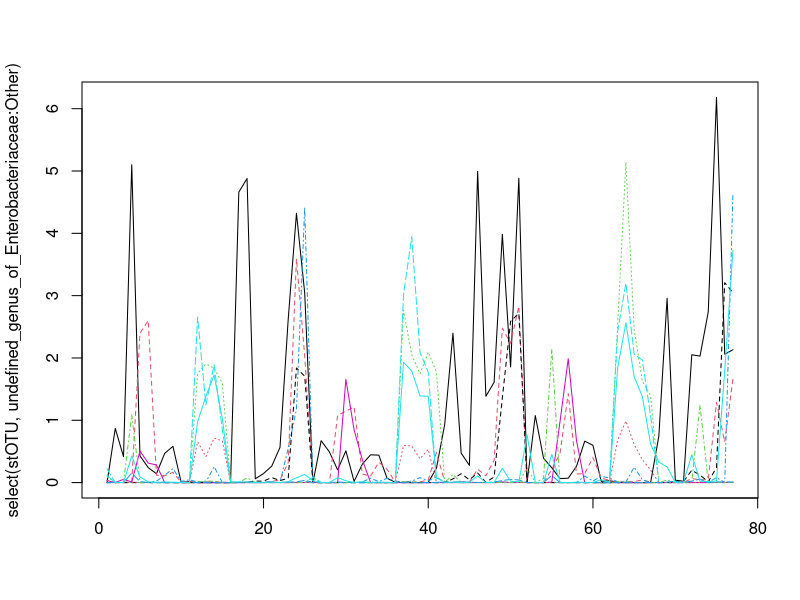

Source code (R): (Note: this script raises an error after producing the figure.)
library(dplyr)
library(reshape2)
library(ggplot2)

stOTU <- as.data.frame(t(read.csv("Data/stein-OTUcount.csv", header = F, row.names = 1)))
head(stOTU)
table(stOTU[stOTU$Population == 2,2])

matplot(select(stOTU, undefined_genus_of_Enterobacteriaceae:Other), typ = "l")

otuCOUNT <- select(stOTU, undefined_genus_of_Enterobacteriaceae:Other)
barplot(t(otuCOUNT[stOTU$Population == 1 & stOTU$Replicate == 1,])~factor(stOTU[stOTU$Population == 1 & stOTU$Replicate == 1,4]))
?barplot


stOTU[stOTU$Population == 1 & stOTU$Replicate == 1,]

res1 <- ode(unlist(otuCOUNT[stOTU$Population == 1 & stOTU$Replicate == 1,][1,]), c(0,2,6,13), parms = parms, func = lvmod2, events = list(func = ext1, time =  c(0,2,6,13)))

times <- stOTU[stOTU$Population == 1 & stOTU$Replicate == 3,4]
barplot(t(res1[res1[,1] %in% times, -1]))

ggplot(melt(res1[,-1]), aes(x = Var1, y = value, fill = Var2)) + geom_area(position = "stack")


table(stOTU$Population)
table(stOTU$Replicate)
combos <- unique(cbind(stOTU$Population, stOTU$Replicate))
par(mfrow = c(3,3))
for(i in 1:9){
  barplot(t(otuCOUNT[stOTU$Population == combos[i,1] & stOTU$Replicate == combos[i,2],]), main = paste(combos[i,], sep = ","))
}

res1 <- list()
for(i in 1:9){
  res1[[i]] <- ode(unlist(otuCOUNT[stOTU$Population == combos[i,1] & stOTU$Replicate == combos[i,2],][1,]), 0:30, parms = parms, func = lvmod2, events = list(func = ext1, time =  1:30))
  matplot(res1[[i]][,-1], typ = "l", lwd = 2)
}

res2 <- lapply(res1, function(x) x[,-1])
res3 <- lapply(res2, function(x) t(apply(x, 1, function(y) y/sum(y))))
ggplot(melt(res3), aes(x = Var1, y = value, fill = Var2)) + geom_area(position = "stack") + facet_wrap(~L1)
